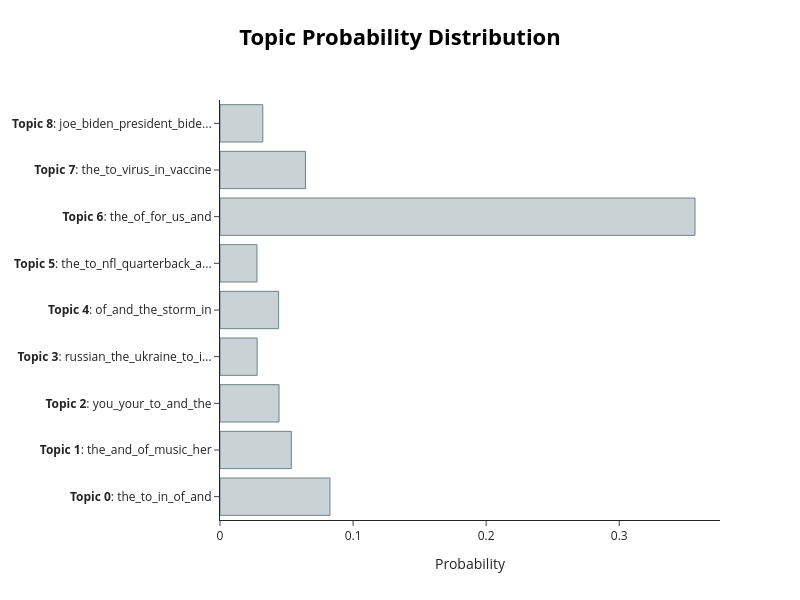

Notebook code cell kept with this figure:
### Markdown cell above
## Visualize topic probabilities for individual document 

Sometimes we are interested in digging deeper into individual documents. We can do it with `visualize_distribution` function. The function visualizes topic distribution for one document. Let's do it for the first document.

### Code cell
print(documents[0])
model.visualize_distribution(probabilities[0])

### Figure 1 — Plotly figure (JSON) as saved in the notebook; plotly's stock layout.template omitted (floating-point values rounded to 4 significant figures)
{"data": [{"marker": {"color": "#C8D2D7", "line": {"color": "#6E8484", "width": 1}}, "orientation": "h", "type": "bar", "x": [0.08263, 0.0536, 0.04434, 0.02791, 0.04402, 0.02779, 0.3569, 0.0642, 0.03216], "y": ["<b>Topic 0</b>: the_to_in_of_and", "<b>Topic 1</b>: the_and_of_music_her", "<b>Topic 2</b>: you_your_to_and_the", "<b>Topic 3</b>: russian_the_ukraine_to_i...", "<b>Topic 4</b>: of_and_the_storm_in", "<b>Topic 5</b>: the_to_nfl_quarterback_a...", "<b>Topic 6</b>: the_of_for_us_and", "<b>Topic 7</b>: the_to_virus_in_vaccine", "<b>Topic 8</b>: joe_biden_president_bide..."]}], "layout": {"height": 600, "hoverlabel": {"bgcolor": "white", "font": {"family": "Rockwell", "size": 16}}, "title": {"font": {"color": "Black", "size": 22}, "text": "<b>Topic Probability Distribution</b>", "x": 0.5, "xanchor": "center", "y": 0.95, "yanchor": "top"}, "width": 800, "xaxis": {"title": {"text": "Probability"}}}}
